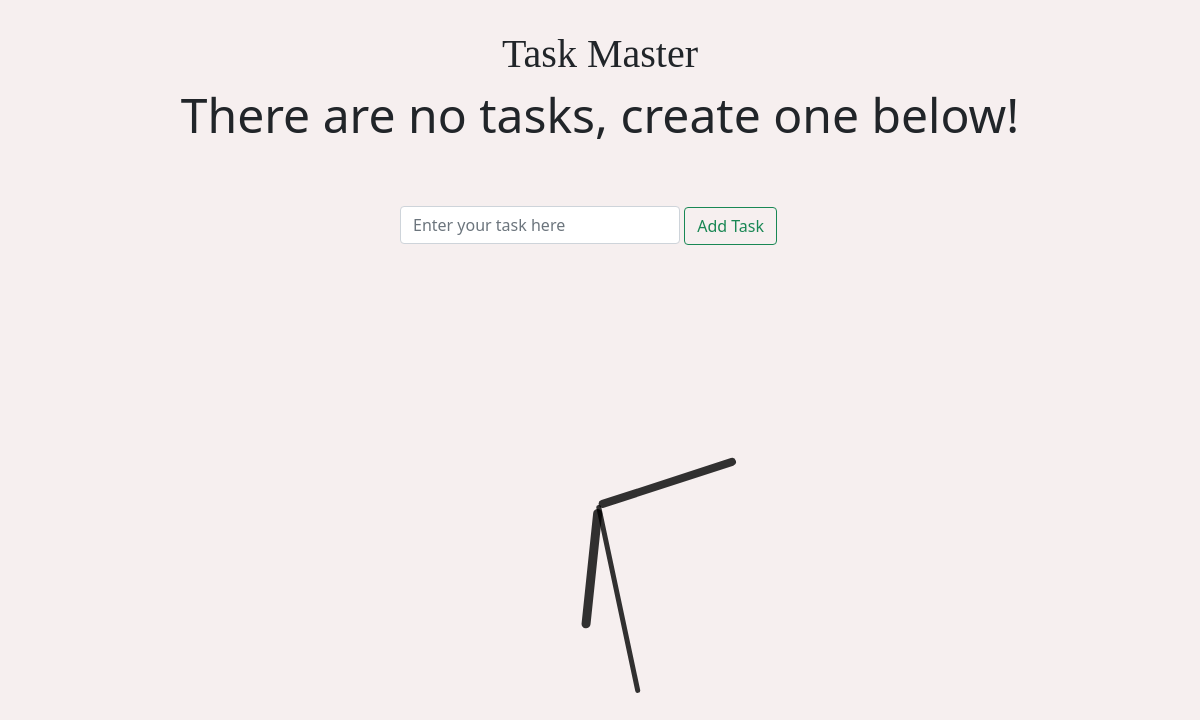
/, run on an earlier commit of the app's database.
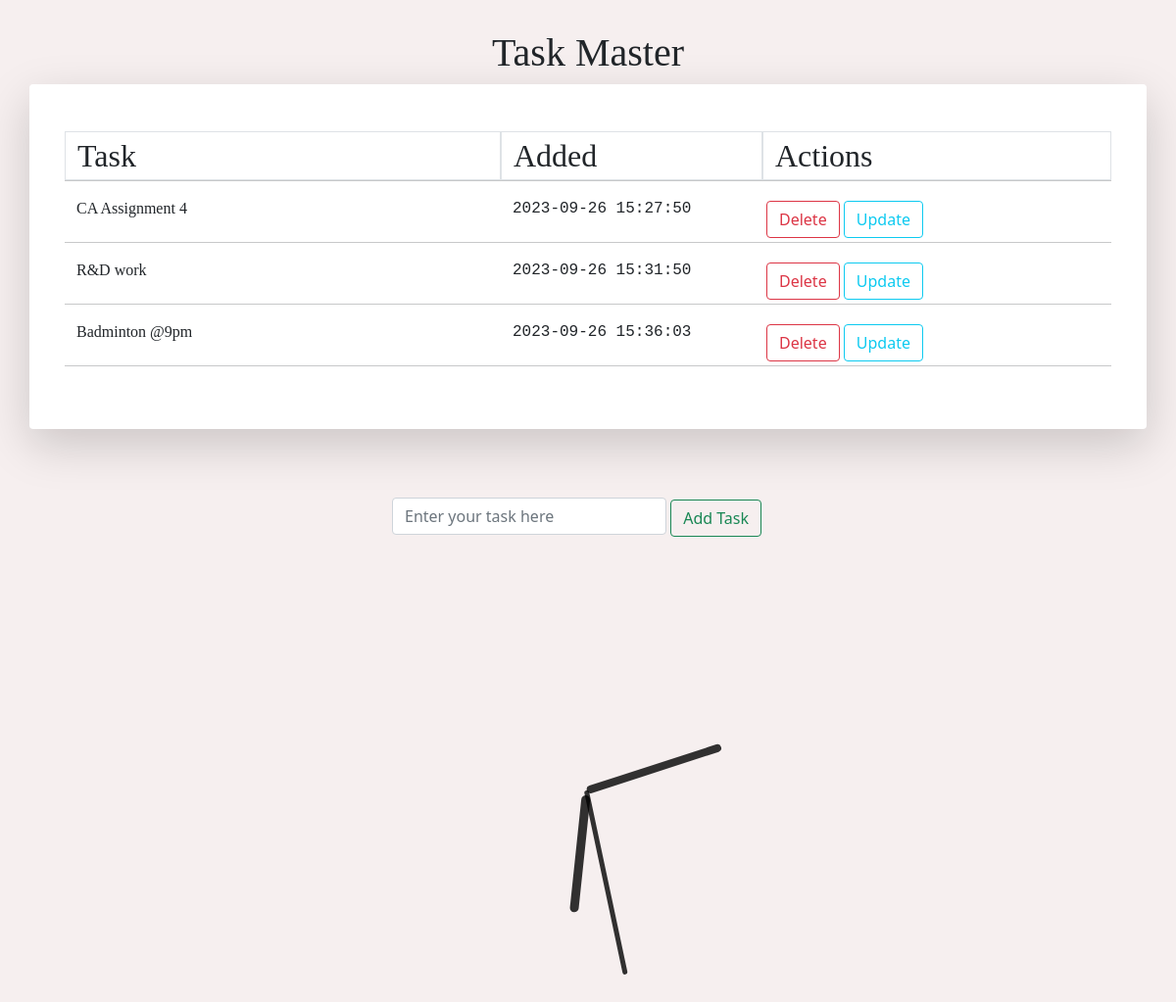
And on a later commit of the database.
### app.py (models this page shows, shortened)
class Todo(db.Model):
    id = db.Column(db.Integer, primary_key=True)
    content = db.Column(db.String(200), nullable=False)
    date_created = db.Column(db.DateTime, default=datetime.now)

### app.py (the view)
@app.route('/', methods=['POST', 'GET'])
def index():
    if request.method == 'POST':
        task_content = request.form['content']
        new_task = Todo(content=task_content)
        try:
            db.session.add(new_task)
            db.session.commit()
            return redirect('/')
        except:
            return "There is an issue adding your task"
    else:
        tasks = Todo.query.order_by(Todo.date_created).all()
        return render_template('index.html', tasks = tasks)

### templates/index.html (shortened to what this page needs)
{% extends 'base.html' %}
{%block body %}
<h1 style="text-align: center; margin-top: 30px; font-family: fantasy;">Task Master</h1>
{% if tasks|length < 1 %}
<div class="jumbotron">
<h4 class="text-center display-5">There are no tasks, create one below!</h4>
</div>
{% else %}
<div class="container-sm shadow-lg p-5 mb-3 rounded" style="background-color:white;">
    <div class="row">
      <div class="col col-sm-5 border border-1"><span style="font-family:Cambria, Cochin, Georgia, Times, 'Times New Roman', serif; font-size:xx-large;">Task</span></div>
      <div class="col col-sm-3 border border-1"><span style="font-family:Cambria, Cochin, Georgia, Times, 'Times New Roman', serif; font-size:xx-large;">Added</span></div>
      <div class="col col-sm-4 border border-1"><span style="font-family:Cambria, Cochin, Georgia, Times, 'Times New Roman', serif; font-size:xx-large;">Actions</span></div>
      <hr>
    {% for task in tasks %}
        <div class="col col-sm-5" style="font-family:cursive">{{task.content}}</div>
        <div class="col col-sm-3 font-monospace">{{task.date_created.strftime("%Y-%m-%d %H:%M:%S")}}</div>
        <div class="col col-sm-4 p-1">
            <a class="btn btn-outline-danger" href="/delete/{{task.id}}" role="button">Delete</a>
            <a class="btn btn-outline-info" href="/update/{{task.id}}" role="button">Update</a>
        </div>
        <hr>
    {% endfor %}
    </div>
</div>
{% endif %}
<br>
<div class="content">
<form action="/" method="POST">
    <div class="form-group">
        <input type="text" name="content" id="content" class="form-control d-inline-block" placeholder="Enter your task here" required>
        <button type="submit" class="btn btn-outline-success d-inline-block">Add Task</button>
    </div>
</form>
</div>
<br>
<div id="clockContainer">
    <div id="hour"></div>
    <div id="minute"></div>
    <div id="second"></div>
</div>
{% endblock %}

### templates/base.html (shortened to what this page needs)
<!DOCTYPE html>
<html lang="en">
<head>
    <link rel="stylesheet" href="{{url_for('static', filename='css/main.css')}}">
    <link href="https://cdn.jsdelivr.net/npm/bootstrap@5.0.2/dist/css/bootstrap.min.css" rel="stylesheet">
</head>
<body style="background-color: rgb(246, 239, 239);">
    {%block body %}{% endblock %}
</body>
</html>

### static/CSS/main.css (style rules this page uses)
.content { margin: 0 auto; width: 400px; margin-top: 30px; }
#content { width: 70%; }
#clockContainer { position: relative; margin: auto; height: 40vw; width: 40vw; background-size: 100%; }
#hour, #minute, #second { position: absolute; background: black; border-radius: 10px; transform-origin: bottom; }
#hour { width: 1.8%; height: 25%; top: 25%; left: 48.85%; opacity: 0.8; }
#minute { width: 1.6%; height: 30%; top: 19%; left: 48.9%; opacity: 0.8; }
#second { width: 1%; height: 40%; top: 9%; left: 49.25%; opacity: 0.8; }
body { animation: fadeInAnimation ease 2s; animation-iteration-count: 1; animation-fill-mode: forwards; }

What changed in the data, as far as the page shows it:
added Todo: content "CA Assignment 4", date_created "2023-09-26 15:27:50"
added Todo: content "R&D work", date_created "2023-09-26 15:31:50"
added Todo: content "Badminton @9pm", date_created "2023-09-26 15:36:03"
Also different on the page:
text no longer shown: "There are no tasks, create one below!"
text now shown: "Task Added Actions"
